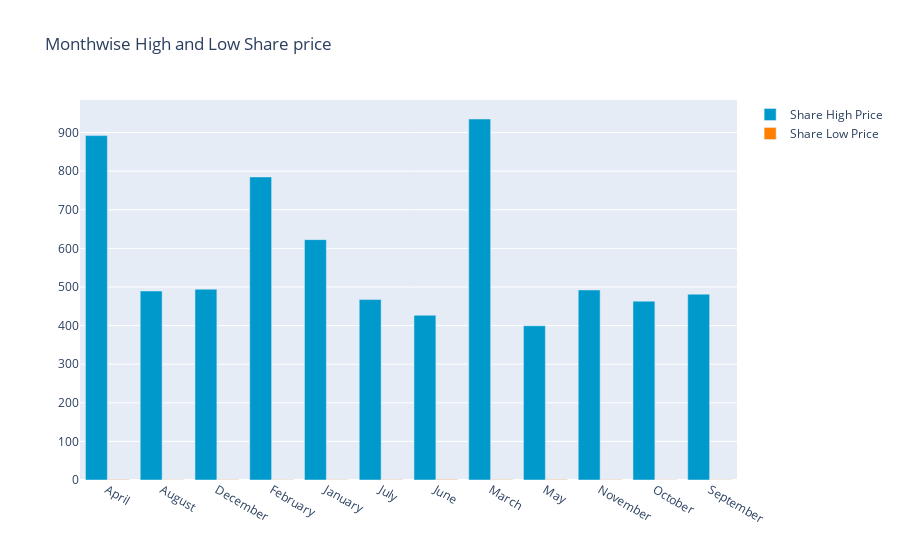

Source (notebook cell):
### Code cell
monthvise_high = df.groupby(df['Date'].dt.strftime('%B'))['Low'].max()
monthvise_low = df.groupby(df['Date'].dt.strftime('%B'))['Low'].min()

fig = go.Figure()
fig.add_trace(go.Bar(
    x=monthvise_high.index,
    y=monthvise_high,
    name='Share High Price',
    marker_color='rgb(0, 153, 204)'
))
fig.add_trace(go.Bar(
    x=monthvise_low.index,
    y=monthvise_low,
    name='Share Low Price',
    marker_color='rgb(255, 128, 0)'
))

fig.update_layout(barmode='group', 
                  title=' Monthwise High and Low Share price')
fig.show()

### Figure 1 — Plotly figure (JSON) as saved in the notebook; plotly's stock layout.template omitted (floating-point values rounded to 4 significant figures)
{"data": [{"marker": {"color": "rgb(0, 153, 204)"}, "name": "Share High Price", "type": "bar", "x": ["April", "August", "December", "February", "January", "July", "June", "March", "May", "November", "October", "September"], "y": [892.0, 489.6, 494.1, 785.0, 622.6, 467.4, 426.7, 935.1, 399.5, 492.2, 463.3, 481.4]}, {"marker": {"color": "rgb(255, 128, 0)"}, "name": "Share Low Price", "type": "bar", "x": ["April", "August", "December", "February", "January", "July", "June", "March", "May", "November", "October", "September"], "y": [1.072, 0.7075, 0.9325, 0.7448, 0.7292, 0.9117, 1.369, 1, 1.179, 0.8517, 0.6, 0.6958]}], "layout": {"autosize": true, "barmode": "group", "title": {"text": " Monthwise High and Low Share price"}, "xaxis": {"autorange": true, "range": [-0.5, 11.5], "type": "category"}, "yaxis": {"autorange": true, "range": [0, 984.3], "type": "linear"}}}
